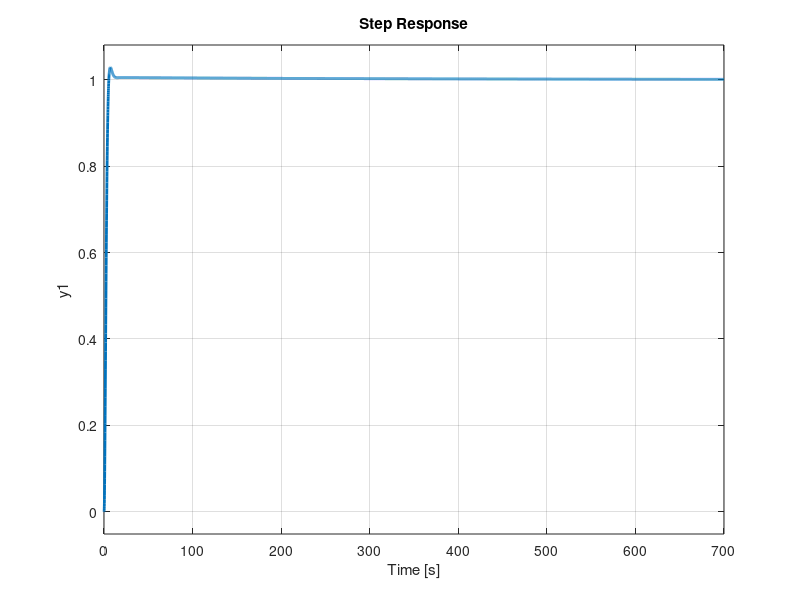
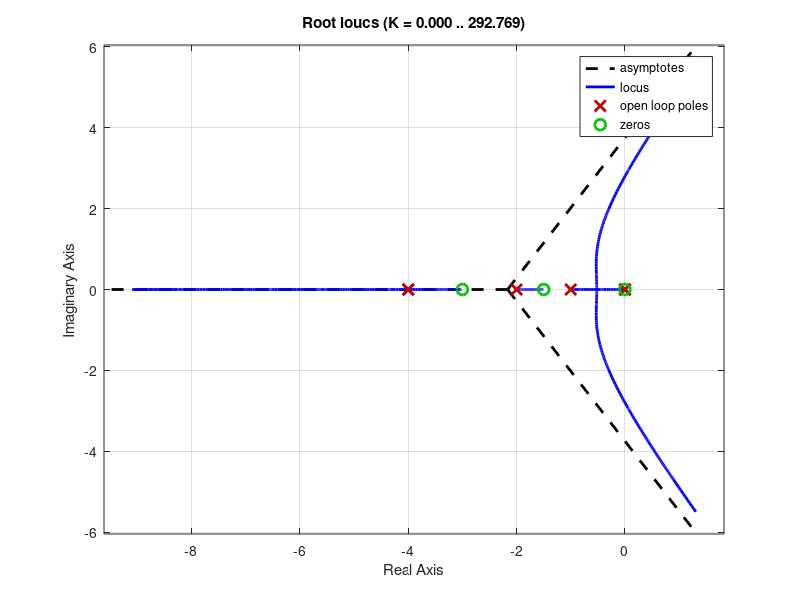

These charts were generated, in order, by the following MATLAB code:
s = tf('s');
T = (s+3)/(s*(s+1)*(s+2)*(s+4))
Kle = 3.1*((s+1.5)/(s+4));
kla = (s+0.00258)/(s+0.0003);
sys_cl = feedback(Kle*kla*T,1);
figure()
step(sys_cl)
set(findall(gca,'type','line'), 'markersize', 8, 'linewidth', 2);
figure()
rlocus(Kle*kla*T/3.1)
set(findall(gca,'type','line'), 'markersize', 8, 'linewidth', 2);